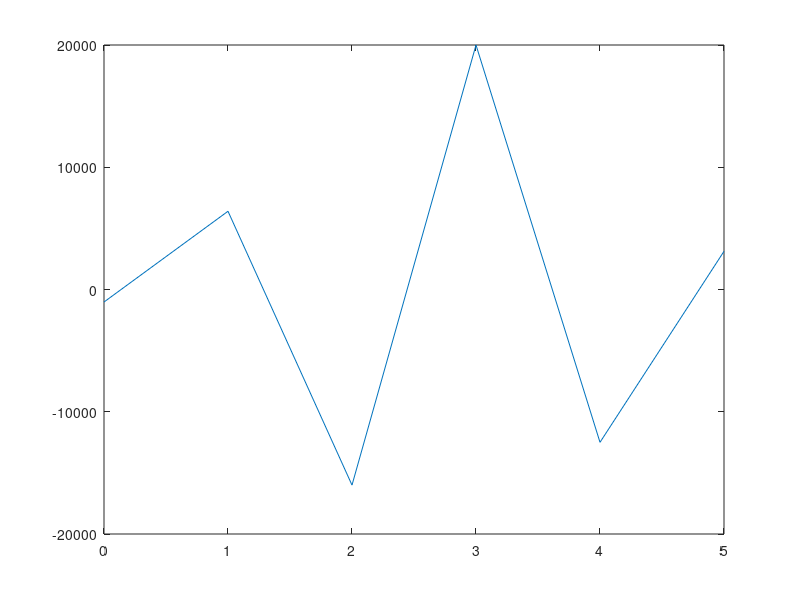

The MATLAB script that drew this image:
% binomial distribution
n=input('enter the no. of trials : ');
p=input('enter the probability of favourable outcome : ');
q=1-p;                            % probability of unfavourable outcome

mb(1:2,n)=0;
for i=1:n+1
    a=factorial(n);
    b=p^(i-1);
    c=q^(n-i+1);
    d=factorial(i-1);             %binomial formula
    e=factorial(n-i+1);
    mb(1,i)=i-1;
    mb(2,i)=(a*b*c)/(d*e);
end

plot(mb(1,:),mb(2,:));

mean=n*p;
sigma=sqrt(n*p*q);                %mean and deviation

disp(['mean is  ',num2str(mean)]);
disp(['deviation is  ',num2str(sigma)]);